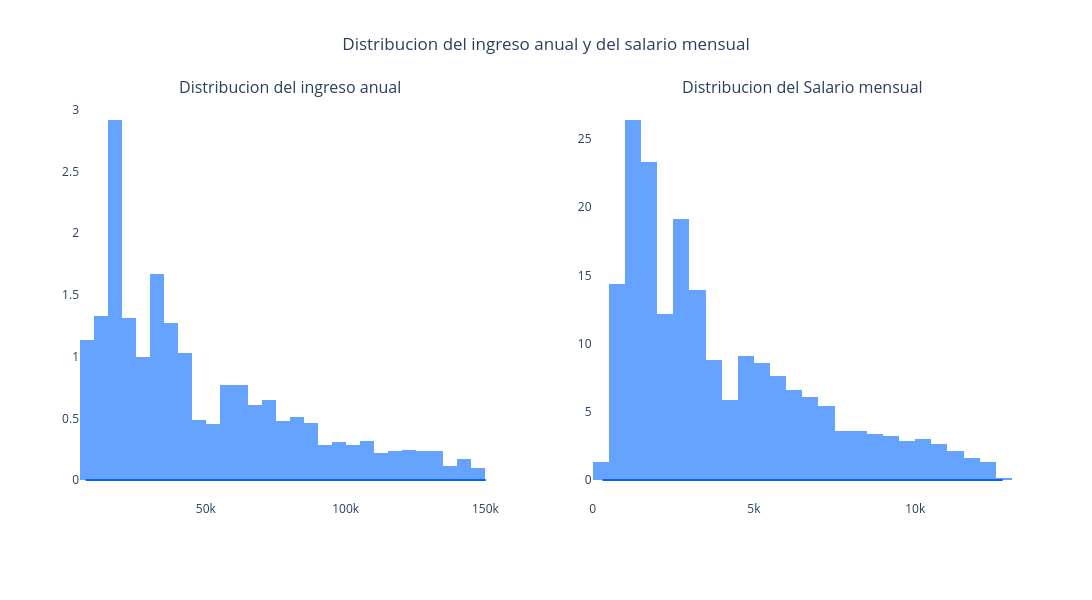

Notebook code for this chart:
### Code cell
#Distribucion de los ingresos

fig = make_subplots(
    rows=1, cols=2,
    subplot_titles=("Distribucion del ingreso anual", "Distribucion del Salario mensual"),
    horizontal_spacing=0.1
)

variables = ['Annual_Income', 'Monthly_Inhand_Salary']
titles = ['ingreso anual', 'Salario mensual']
colors = ['#0066ff', '#0066ff']

for i, var in enumerate(variables):
    x_data = bank_df[var].dropna()

    fig.add_trace(
        go.Histogram(
            x=x_data,
            name=titles[i],
            marker_color=colors[i],
            opacity=0.6,
            nbinsx=30,
            histnorm='density',
            showlegend=False
        ),
        row=1, col=i+1
    )
    kde = gaussian_kde(x_data)
    x_range = np.linspace(x_data.min(), x_data.max(), 200)
    y_kde = kde(x_range)

    fig.add_trace(
        go.Scatter(
            x=x_range,
            y=y_kde,
            mode='lines',
            line=dict(color=colors[i], width=2),
            name='KDE',
            showlegend=False
        ),
        row=1, col=i+1
    )

fig.update_layout(
    title={
        'text': "Distribucion del ingreso anual y del salario mensual<br>",
        'x': 0.5,
        'xanchor': 'center'
    },
    height=600,
    width=1100,
    plot_bgcolor='white',
    margin=dict(t=100, b=100),
)
fig.show()

### Figure 1 — Plotly figure (JSON) as saved in the notebook; plotly's stock layout.template omitted (floating-point values rounded to 4 significant figures; data arrays with more than 128 entries replaced by an {"elided": "..."} marker saying what was removed)
{"data": [{"histnorm": "density", "marker": {"color": "#0066ff"}, "name": "ingreso anual", "nbinsx": 30, "opacity": 0.6, "showlegend": false, "type": "histogram", "x": {"elided": "98000 float values"}, "xaxis": "x", "yaxis": "y"}, {"line": {"color": "#0066ff", "width": 2}, "mode": "lines", "name": "KDE", "showlegend": false, "type": "scatter", "x": {"elided": "200 float values"}, "xaxis": "x", "y": {"elided": "200 float values"}, "yaxis": "y"}, {"histnorm": "density", "marker": {"color": "#0066ff"}, "name": "Salario mensual", "nbinsx": 30, "opacity": 0.6, "showlegend": false, "type": "histogram", "x": {"elided": "98000 float values"}, "xaxis": "x2", "yaxis": "y2"}, {"line": {"color": "#0066ff", "width": 2}, "mode": "lines", "name": "KDE", "showlegend": false, "type": "scatter", "x": {"elided": "200 float values"}, "xaxis": "x2", "y": {"elided": "200 float values"}, "yaxis": "y2"}], "layout": {"annotations": [{"font": {"size": 16}, "showarrow": false, "text": "Distribucion del ingreso anual", "x": 0.225, "xanchor": "center", "xref": "paper", "y": 1, "yanchor": "bottom", "yref": "paper"}, {"font": {"size": 16}, "showarrow": false, "text": "Distribucion del Salario mensual", "x": 0.775, "xanchor": "center", "xref": "paper", "y": 1, "yanchor": "bottom", "yref": "paper"}], "height": 600, "margin": {"b": 100, "t": 100}, "plot_bgcolor": "white", "title": {"text": "Distribucion del ingreso anual y del salario mensual<br>", "x": 0.5, "xanchor": "center"}, "width": 1100, "xaxis": {"anchor": "y", "domain": [0, 0.45]}, "xaxis2": {"anchor": "y2", "domain": [0.55, 1]}, "yaxis": {"anchor": "x", "domain": [0, 1]}, "yaxis2": {"anchor": "x2", "domain": [0, 1]}}}
